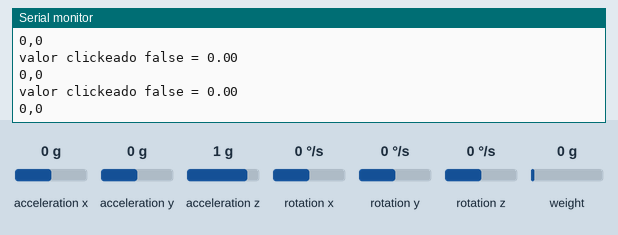
The sketch below on a simulated Arduino Leonardo, built with avr-gcc and run on an emulated ATmega32U4. Parts: the last lines printed to the serial monitor. The inputs (shaded band) are chosen by the test bench; at power-on: weight on the scale 0 g, rotation x 0 °/s, rotation z 0 °/s, acceleration x 0 g, acceleration y 0 g, acceleration z 1 g, rotation y 0 °/s. USB keyboard and mouse output is not drawn.

Above: at 6.2 s.
6.3 s: weight on the scale set to 100 g
At 6.56 s:
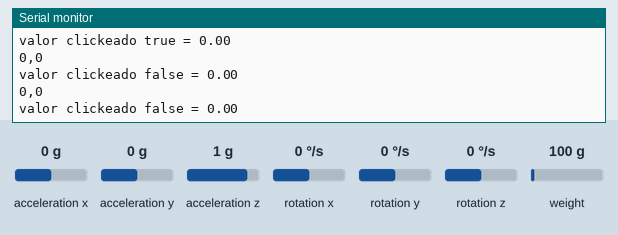
7.8 s: rotation x set to -192 °/s
At 7.81 s:
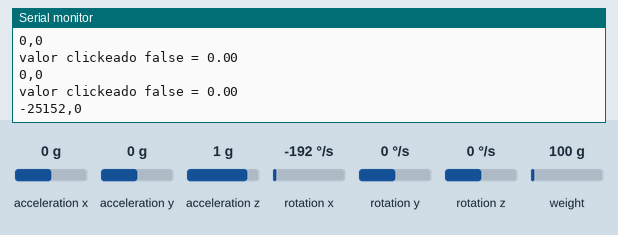
9.3 s: rotation z set to -192 °/s
At 9.37 s:
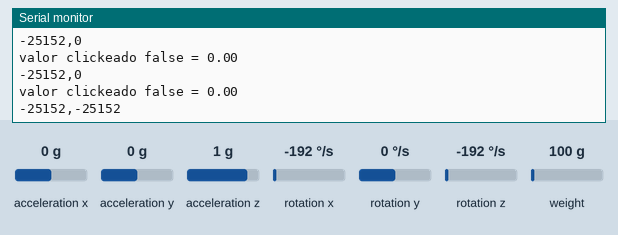
10.8 s: rotation x set to -100 °/s
At 10.83 s:
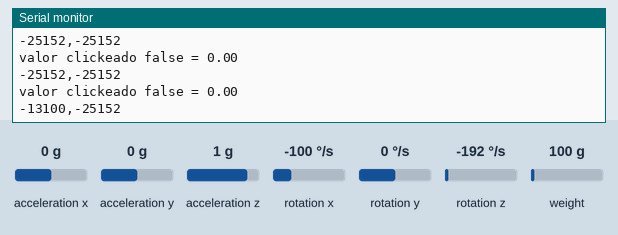
Timing chart, 0 to 13.3 s (numbered marks = the images above; inputs shaded):
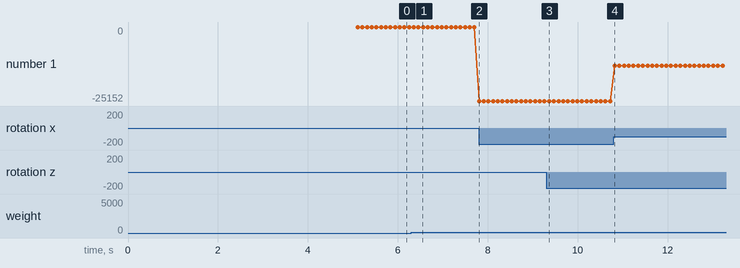

Measured:
- after the input at 6.3 s, the serial monitor: prints a new line after 0.05 s (image 1)
- after the input at 7.8 s, the serial monitor: prints a new line at once (image 2)
- after the input at 9.3 s, the serial monitor: prints a new line after 0.07 s (image 3)
- after the input at 10.8 s, the serial monitor: prints a new line at once (image 4)
- plotted number 1: 0 → -25152 after the input at 7.8 s, -25152 → -13100 after the input at 10.8 s

The sketch:

Maux.ino
```cpp
#include "Maux.h"

Maux maux;

void setup(){
maux.setup_maux();
}

void loop() {

maux.loop();

}
```

Maux.cpp
```cpp
#include "Maux.h"

Maux::Maux()
{
}

void Maux::loop()
{
  click();
  move();
}

void Maux::click()
{

  valor_sensor_presion = valor_sensor_presion + hx711.read();

  valor_sensor_presion = (valor_sensor_presion - tara) / reduccion_sensado_presion;

  if (!click_sostenido)
  {

    if (valor_sensor_presion - valor_anterior_sensor_presion > accionamiento_click_derecho && click_derecho == false && millis() > tiempo_arranque_click )
    {

      Mouse.click(MOUSE_RIGHT);
      clickeado = true;
      click_derecho = true;
      valor_anterior_sensor_presion = valor_sensor_presion;
    }
    else if (valor_sensor_presion - valor_anterior_sensor_presion > accionamiento_doble_click && doble_click == false && millis() > tiempo_arranque_click )
    {

      Mouse.click();
      Mouse.click();
      clickeado = true;
      doble_click = true;
      valor_anterior_sensor_presion = valor_sensor_presion;
    }
    else if (valor_sensor_presion - valor_anterior_sensor_presion > accionamiento_click && clickeado == false && millis() > tiempo_arranque_click)
    {

      clickeado = true;
      Mouse.press();

      if (millis() - tiempo_sin_click > tiempo_clickeado_umbral)
      {
        Mouse.press();
        click_sostenido = true;
      }
    }
    else if (valor_sensor_presion - valor_anterior_sensor_presion < accionamiento_click && clickeado == true)
    {

      clickeado = false;
      if (doble_click == true || click_derecho == true)
      {
        doble_click = false;
        click_derecho = false;
      }

      Mouse.release();
    }
    if (clickeado == true)
    {
      valor_anterior_sensor_presion = valor_anterior_sensor_presion;
      Serial.print("valor clickeado true = ");
      Serial.println(valor_sensor_presion - valor_anterior_sensor_presion);
    }
    else
    {
      valor_anterior_sensor_presion = valor_sensor_presion;
      Serial.print("valor clickeado false = ");
      Serial.println(valor_sensor_presion - valor_anterior_sensor_presion);
      tiempo_sin_click = millis();
    }
  }
  else
  {
    Serial.print("click sostenido ");
    if (valor_sensor_presion - valor_anterior_sensor_presion > accionamiento_click)
    {
      Mouse.release();
      clickeado = false;
      click_sostenido = false;
    }

    if (millis() - tiempo_sin_click > 120000) {
      Serial.println("Reseteando...");
      resetFunc();
    }

    valor_anterior_sensor_presion = valor_sensor_presion;
    Serial.println(valor_sensor_presion - valor_anterior_sensor_presion);
  }

  valor_sensor_presion = 0;
}

void Maux::move()
{
  mpu.getRotation(&gx, &gy, &gz);
  vx += -amplificador_movimiento_x * offset_x(gx);
  vy += amplificador_movimiento_y * offset_y(gz);
  count++;

  Serial.print(gx);
  Serial.print(',');
  Serial.println(gz);

  if (millis() - tiempo_envio > umbral_tiempo_enviar)
  {

    tiempo_envio = millis();
    Mouse.move(promedio(vx, count), promedio(vy, count));
    count = 0;
    vx = 0;
    vy = 0;
  }
}

int16_t Maux::offset_x(int16_t gx)
{
  return ((gx - 450) / 150);
}

int16_t Maux::offset_y(int16_t gz)
{
  return ((gz + 150) / 150);
}

int Maux::promedio(int valor_movimiento, long contador)
{
  return (valor_movimiento / contador);
}

void Maux::setup_maux()
{

  Serial.begin(115200);
  Wire.begin();
  mpu.initialize();
  if (!mpu.testConnection())
  {
    while (1);
  }

  for (byte y = 0; y < cantidad_mediciones_tara; y++)
  {
    valor_sensor_presion = valor_sensor_presion + hx711.read();
  }
  tara = valor_sensor_presion / cantidad_mediciones_tara;
  valor_anterior_sensor_presion = tara;
  valor_sensor_presion = -1000;
  Mouse.begin();
}
```

Maux.h
```cpp
#include <Arduino.h>
#include <Q2HX711.h>
#include <MPU6050.h>
#include <Wire.h>
#include <I2Cdev.h>
#include <Mouse.h>


#define hx711_data_pin  4
#define  hx711_clock_pin  5

class Maux{
 private:
MPU6050 mpu;
Q2HX711 hx711=Q2HX711(hx711_data_pin,hx711_clock_pin);
float valor_sensor_presion;
float valor_anterior_sensor_presion;
float tara;
int16_t ax, ay, az, gx, gy, gz;
int vx=0, vy=0;
unsigned long tiempo_envio=0;
long count=0;
bool clickeado=false;
bool doble_click = false;
bool click_derecho = false;
byte cantidad_mediciones_tara = 50;
int reduccion_sensado_presion = 223;
int accionamiento_doble_click = 30;
int accionamiento_click_derecho = 50;
int accionamiento_click = 5;
int amplificador_movimiento_x = 3;
int amplificador_movimiento_y = 3;
unsigned long umbral_tiempo_enviar = 1;
int promedio (int valor_movimiento, long contador);
void click();
void move();
int16_t offset_x(int16_t gx);
int16_t offset_y(int16_t gz);
unsigned long tiempo_sin_click;
unsigned long tiempo_clickeado_umbral=1900;
unsigned long tiempo_arranque_click = 3000;
bool click_sostenido=false;
void(* resetFunc) (void) = 0;
public:
Maux();
void setup_maux();
void loop();
};
```
